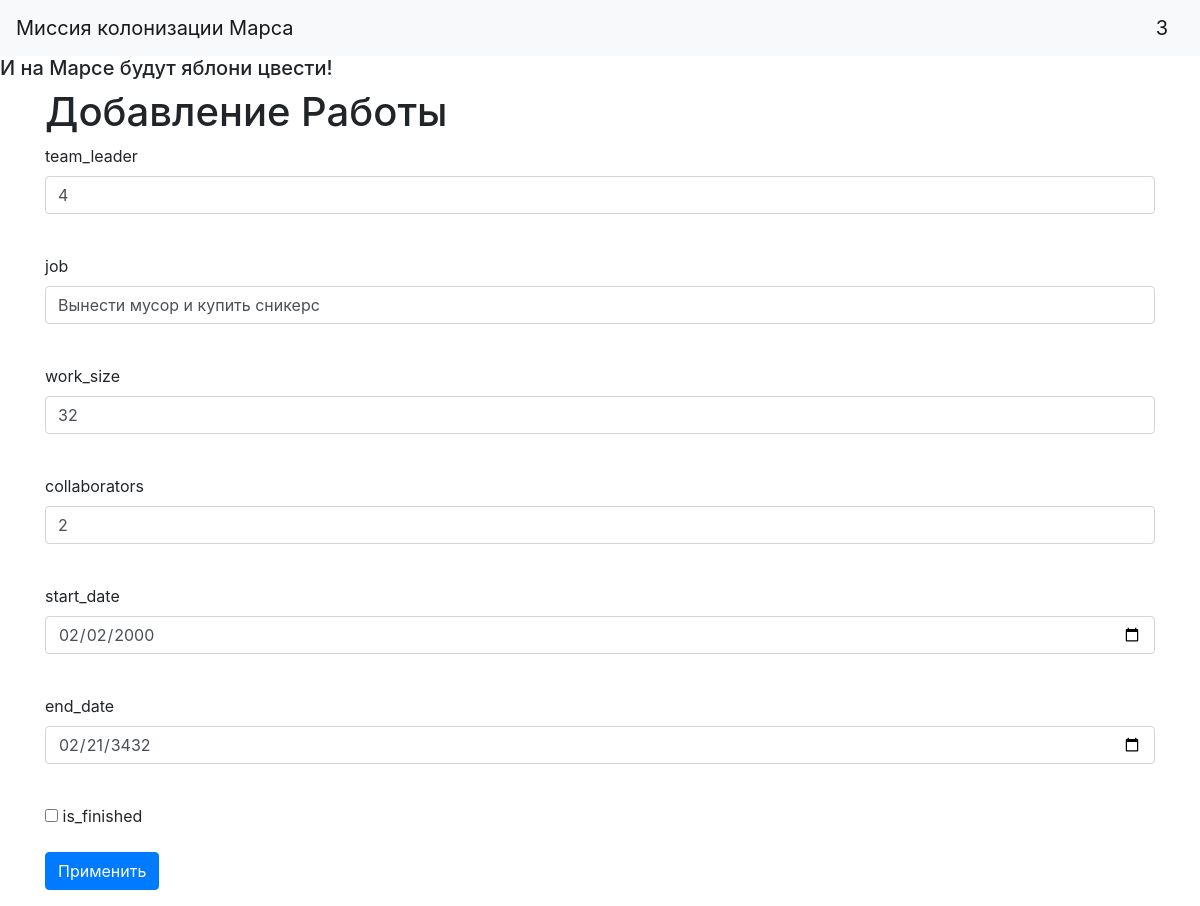
The app's page /jobs/1 (signed in) with its own data.
### users.py (models this page shows, shortened)
class User(SqlAlchemyBase, UserMixin):
    __tablename__ = 'users'
    id = sqlalchemy.Column(sqlalchemy.Integer,
                           primary_key=True, autoincrement=True)
    surname = sqlalchemy.Column(sqlalchemy.String, nullable=True)
    name = sqlalchemy.Column(sqlalchemy.String, nullable=True)
    age = sqlalchemy.Column(sqlalchemy.Integer, nullable=True)
    position = sqlalchemy.Column(sqlalchemy.String, nullable=True)
    speciality = sqlalchemy.Column(sqlalchemy.String, nullable=True)
    address = sqlalchemy.Column(sqlalchemy.String, nullable=True)
    email = sqlalchemy.Column(sqlalchemy.String,
                              index=True, unique=True, nullable=True)
    hashed_password = sqlalchemy.Column(sqlalchemy.String, nullable=True)
    modified_date = sqlalchemy.Column(sqlalchemy.DateTime,
                                      default=datetime.datetime.now)
    jobs = orm.relation("Jobs", back_populates='user')

### jobs.py (models this page shows)
class Jobs(SqlAlchemyBase):
    __tablename__ = 'jobs'
    id = sqlalchemy.Column(sqlalchemy.Integer,
                           primary_key=True, autoincrement=True)
    team_leader = sqlalchemy.Column(sqlalchemy.ForeignKey("users.id"))
    job = sqlalchemy.Column(sqlalchemy.String, nullable=True)
    work_size = sqlalchemy.Column(sqlalchemy.Integer, nullable=True)
    collaborators = sqlalchemy.Column(sqlalchemy.String, nullable=True)
    start_date = sqlalchemy.Column(sqlalchemy.DateTime, nullable=True)
    end_date = sqlalchemy.Column(sqlalchemy.DateTime, nullable=True)
    is_finished = sqlalchemy.Column(sqlalchemy.Boolean, default=True)
    user = orm.relation('User')

### main.py (the view, shortened to what this page needs)
@app.route('/jobs/<int:id>', methods=['GET', 'POST'])
@login_required
def edit_jobs(id):
    form = JobsForm()
    if request.method == "GET":
        db_sess = db_session.create_session()
        jobs = db_sess.query(Jobs).filter(Jobs.id == id)\
            .filter((Jobs.user == current_user) | (current_user.id == 1)).first()
        if jobs:
            form.team_leader.data = jobs.team_leader
            form.job.data = jobs.job
            form.work_size.data = jobs.work_size
            form.collaborators.data = jobs.collaborators
            form.start_date.data = jobs.start_date
            form.end_date.data = jobs.end_date
            form.is_finished.data = jobs.is_finished
        else:
            abort(404)
    return render_template('jobs.html',
                           title='Редактирование новости',
                           form=form
                           )

### forms/job_add.py
class JobsForm(FlaskForm):
    team_leader = StringField('team_leader', validators=[DataRequired()])
    job = StringField('job')
    work_size = IntegerField("work_size")
    collaborators = StringField("collaborators")
    start_date = DateField("start_date")
    end_date = DateField("end_date")
    is_finished = BooleanField("is_finished")
    submit = SubmitField('Применить')

### db_session.py (called while the page is built)
def create_session() -> Session:
    global __factory
    return __factory()

### main.py (called while the page is built)
@login_manager.user_loader
def load_user(user_id):
    db_sess = db_session.create_session()
    return db_sess.query(User).get(user_id)

### templates/jobs.html (shortened to what this page needs)
{% extends "base.html" %}
{% block content %}
<h1>Добавление Работы</h1>
<form action="" method="post">
    <p>
        {{ form.team_leader.label }}<br>
        {{ form.team_leader(class="form-control") }}<br>
    </p>
    <p>
        {{ form.job.label }}<br>
        {{ form.job(class="form-control") }}<br>
    </p>
    <p>
        {{ form.work_size.label }}<br>
        {{ form.work_size(class="form-control") }}<br>
    </p>
    <p>
        {{ form.collaborators.label }}<br>
        {{ form.collaborators(class="form-control") }}<br>
    </p>
    <p>
        {{ form.start_date.label }}<br>
        {{ form.start_date(class="form-control") }}<br>
    </p>
    <p>
        {{ form.end_date.label }}<br>
        {{ form.end_date(class="form-control") }}<br>
    </p>
    <p>{{ form.is_finished() }} {{ form.is_finished.label }}</p>
    <p>{{ form.submit(type="submit", class="btn btn-primary") }}</p>
</form>
{% endblock %}

### templates/base.html (shortened to what this page needs)
<!doctype html>
<html lang="en">
<head>
    <link rel="stylesheet"
          href="https://stackpath.bootstrapcdn.com/bootstrap/4.4.1/css/bootstrap.min.css"
>
</head>
<body>
<header>
    <nav class="navbar navbar-light bg-light">
        <a class="navbar-brand" href="#">Миссия колонизации Марса</a>
                        {% if current_user.is_authenticated %}
    <a class="navbar-brand" href="/logout">{{ current_user.name }}</a>
{% else %}
    <p>
        <a class="btn btn-primary " href="/register">Зарегистрироваться</a>
        <a class="btn btn-success" href="/login">Войти</a>
    </p>
{% endif %}
    </nav>
    <h5>И на Марсе будут яблони цвести!</h5>
</header>
<main role="main" class="container">
    {% block content %}{% endblock %}
</main>
</body>
</html>

### records on screen
User: name "3"
Jobs: team_leader "4", job "Вынести мусор и купить сникерс", work_size "32", collaborators "2", start_date "02/02/2000", end_date "02/21/3432"
